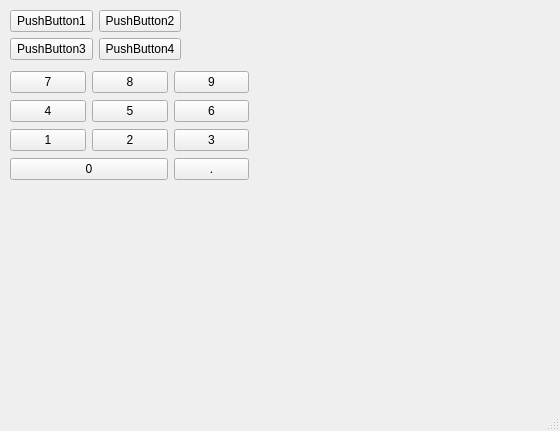
<?xml version="1.0" encoding="UTF-8"?>
<ui version="4.0">
 <class>MainWindow</class>
 <widget class="QMainWindow" name="MainWindow">
  <property name="enabled">
   <bool>true</bool>
  </property>
  <property name="geometry">
   <rect>
    <x>0</x>
    <y>0</y>
    <width>560</width>
    <height>431</height>
   </rect>
  </property>
  <property name="windowTitle">
   <string>MainWindow</string>
  </property>
  <widget class="QWidget" name="centralwidget">
   <property name="enabled">
    <bool>true</bool>
   </property>
   <widget class="QWidget" name="">
    <property name="geometry">
     <rect>
      <x>10</x>
      <y>10</y>
      <width>171</width>
      <height>51</height>
     </rect>
    </property>
    <layout class="QGridLayout" name="gridLayout">
     <item row="0" column="0">
      <widget class="QPushButton" name="pushButton">
       <property name="text">
        <string>PushButton1</string>
       </property>
      </widget>
     </item>
     <item row="1" column="0">
      <widget class="QPushButton" name="pushButton_3">
       <property name="text">
        <string>PushButton3</string>
       </property>
      </widget>
     </item>
     <item row="0" column="1">
      <widget class="QPushButton" name="pushButton_2">
       <property name="text">
        <string>PushButton2</string>
       </property>
      </widget>
     </item>
     <item row="1" column="1">
      <widget class="QPushButton" name="pushButton_4">
       <property name="text">
        <string>PushButton4</string>
       </property>
      </widget>
     </item>
    </layout>
   </widget>
   <widget class="QWidget" name="">
    <property name="geometry">
     <rect>
      <x>10</x>
      <y>70</y>
      <width>239</width>
      <height>112</height>
     </rect>
    </property>
    <layout class="QGridLayout" name="gridLayout_2">
     <item row="0" column="0">
      <widget class="QPushButton" name="pushButton_5">
       <property name="text">
        <string>7</string>
       </property>
      </widget>
     </item>
     <item row="0" column="1">
      <widget class="QPushButton" name="pushButton_6">
       <property name="text">
        <string>8</string>
       </property>
      </widget>
     </item>
     <item row="0" column="2">
      <widget class="QPushButton" name="pushButton_7">
       <property name="text">
        <string>9</string>
       </property>
      </widget>
     </item>
     <item row="1" column="0">
      <widget class="QPushButton" name="pushButton_10">
       <property name="text">
        <string>4</string>
       </property>
      </widget>
     </item>
     <item row="1" column="1">
      <widget class="QPushButton" name="pushButton_8">
       <property name="text">
        <string>5</string>
       </property>
      </widget>
     </item>
     <item row="1" column="2">
      <widget class="QPushButton" name="pushButton_9">
       <property name="text">
        <string>6</string>
       </property>
      </widget>
     </item>
     <item row="2" column="0">
      <widget class="QPushButton" name="pushButton_13">
       <property name="text">
        <string>1</string>
       </property>
      </widget>
     </item>
     <item row="2" column="1">
      <widget class="QPushButton" name="pushButton_11">
       <property name="text">
        <string>2</string>
       </property>
      </widget>
     </item>
     <item row="2" column="2">
      <widget class="QPushButton" name="pushButton_12">
       <property name="text">
        <string>3</string>
       </property>
      </widget>
     </item>
     <item row="3" column="0" colspan="2">
      <widget class="QPushButton" name="pushButton_14">
       <property name="text">
        <string>0</string>
       </property>
      </widget>
     </item>
     <item row="3" column="2">
      <widget class="QPushButton" name="pushButton_15">
       <property name="text">
        <string>.</string>
       </property>
      </widget>
     </item>
    </layout>
   </widget>
  </widget>
  <widget class="QMenuBar" name="menubar">
   <property name="geometry">
    <rect>
     <x>0</x>
     <y>0</y>
     <width>560</width>
     <height>23</height>
    </rect>
   </property>
  </widget>
  <widget class="QStatusBar" name="statusbar"/>
 </widget>
 <resources/>
 <connections/>
</ui>
